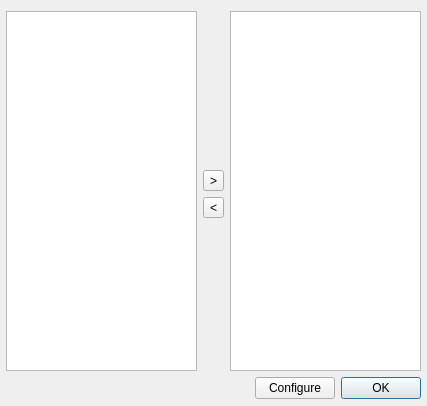
<?xml version="1.0" encoding="UTF-8"?>
<ui version="4.0">
 <class>SettingsDialog</class>
 <widget class="QDialog" name="SettingsDialog">
  <property name="geometry">
   <rect>
    <x>0</x>
    <y>0</y>
    <width>427</width>
    <height>406</height>
   </rect>
  </property>
  <property name="windowTitle">
   <string>LADSPA Plugin Catalog</string>
  </property>
  <layout class="QGridLayout" name="gridLayout">
   <property name="leftMargin">
    <number>6</number>
   </property>
   <property name="rightMargin">
    <number>6</number>
   </property>
   <property name="bottomMargin">
    <number>6</number>
   </property>
   <item row="0" column="0" rowspan="4">
    <widget class="QTreeView" name="pluginsTreeView">
     <property name="rootIsDecorated">
      <bool>false</bool>
     </property>
    </widget>
   </item>
   <item row="0" column="1">
    <spacer name="verticalSpacer">
     <property name="orientation">
      <enum>Qt::Vertical</enum>
     </property>
     <property name="sizeHint" stdset="0">
      <size>
       <width>20</width>
       <height>124</height>
      </size>
     </property>
    </spacer>
   </item>
   <item row="0" column="2" rowspan="4">
    <widget class="QListWidget" name="runningListWidget"/>
   </item>
   <item row="1" column="1">
    <widget class="QToolButton" name="loadButton">
     <property name="text">
      <string>&gt;</string>
     </property>
    </widget>
   </item>
   <item row="2" column="1">
    <widget class="QToolButton" name="unloadButton">
     <property name="text">
      <string>&lt;</string>
     </property>
    </widget>
   </item>
   <item row="3" column="1">
    <spacer name="verticalSpacer_2">
     <property name="orientation">
      <enum>Qt::Vertical</enum>
     </property>
     <property name="sizeHint" stdset="0">
      <size>
       <width>20</width>
       <height>123</height>
      </size>
     </property>
    </spacer>
   </item>
   <item row="4" column="0" colspan="3">
    <layout class="QHBoxLayout" name="horizontalLayout">
     <item>
      <spacer name="horizontalSpacer">
       <property name="orientation">
        <enum>Qt::Horizontal</enum>
       </property>
       <property name="sizeHint" stdset="0">
        <size>
         <width>343</width>
         <height>23</height>
        </size>
       </property>
      </spacer>
     </item>
     <item>
      <widget class="QPushButton" name="configureButton">
       <property name="text">
        <string>Configure</string>
       </property>
      </widget>
     </item>
     <item>
      <widget class="QDialogButtonBox" name="buttonBox">
       <property name="sizePolicy">
        <sizepolicy hsizetype="Maximum" vsizetype="Fixed">
         <horstretch>0</horstretch>
         <verstretch>0</verstretch>
        </sizepolicy>
       </property>
       <property name="standardButtons">
        <set>QDialogButtonBox::Ok</set>
       </property>
      </widget>
     </item>
    </layout>
   </item>
  </layout>
 </widget>
 <resources/>
 <connections>
  <connection>
   <sender>buttonBox</sender>
   <signal>accepted()</signal>
   <receiver>SettingsDialog</receiver>
   <slot>accept()</slot>
   <hints>
    <hint type="sourcelabel">
     <x>270</x>
     <y>76</y>
    </hint>
    <hint type="destinationlabel">
     <x>91</x>
     <y>88</y>
    </hint>
   </hints>
  </connection>
  <connection>
   <sender>buttonBox</sender>
   <signal>rejected()</signal>
   <receiver>SettingsDialog</receiver>
   <slot>reject()</slot>
   <hints>
    <hint type="sourcelabel">
     <x>326</x>
     <y>78</y>
    </hint>
    <hint type="destinationlabel">
     <x>139</x>
     <y>60</y>
    </hint>
   </hints>
  </connection>
 </connections>
</ui>
